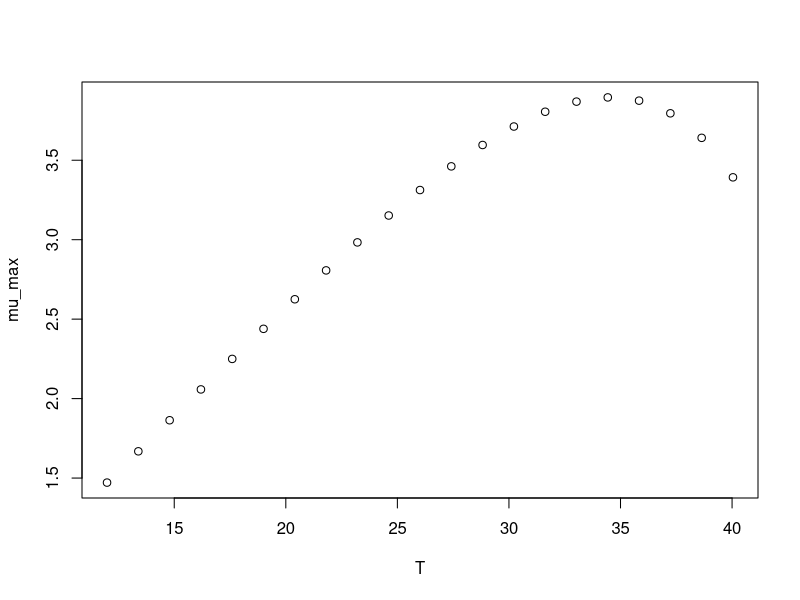

Write the R code that produced this figure.
#############################
# start of Parameter script
#############################
T <- seq(11.988011988012,40.04,length.out=21)
#############################
# end of Parameter script
#############################
############################# 
# start of Model script Gropin ID 463 
#############################
 
# constant coefficients for this model
 
variables <- data.frame(T)
argumentsPar <- expand.grid(variables)
 
# heart of the model
response_surface <- function(T) {
   mumax <-1.43*(10^-1)*(T-1.63)*(1-exp(1.45*(10^-1)*(T-46.67)))

return(mumax=mumax)
} 

# output parameters
mumax <- cbind(argumentsPar,response_surface(argumentsPar['T']))
colnames(mumax) <- c(colnames(argumentsPar),'mumax')
#############################
# End of Model script
#############################
############################# 
# start of Visualisation script Gropin ID 463 
#############################
plot(T,mumax$mumax,
                          xlab='T',
                          ylab='mu_max')
#############################
# End of Visualisation script
#############################
